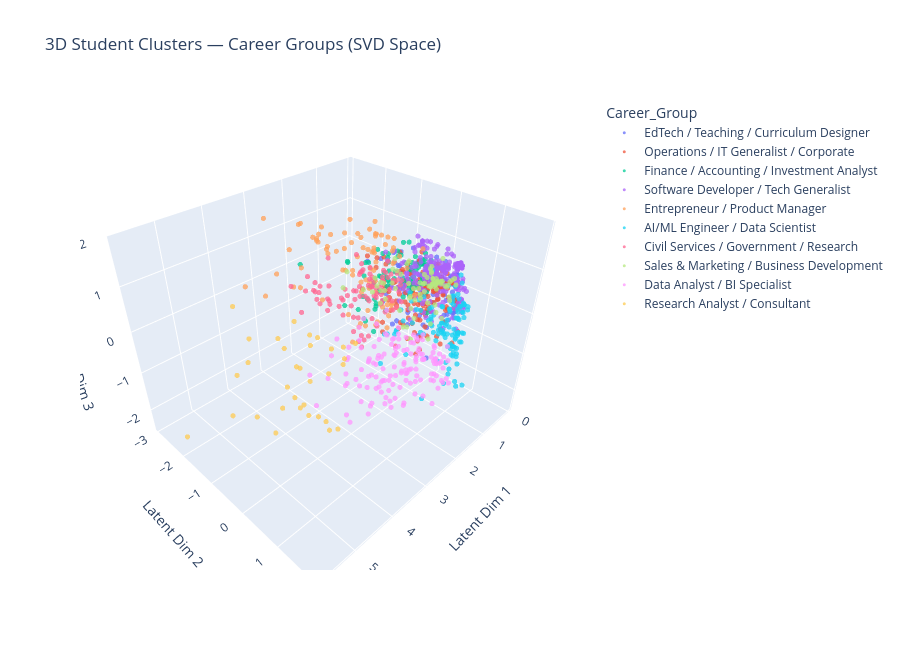

Notebook code for this chart:
### Markdown cell above
## 8. Cluster Visualizations

### Code cell
# ── Reduce to 3D for visualization (re-use SVD components 0-2) ──────────
df['SVD1'] = X_reduced[:, 0]
df['SVD2'] = X_reduced[:, 1]
df['SVD3'] = X_reduced[:, 2]

fig = px.scatter_3d(
    df, x='SVD1', y='SVD2', z='SVD3',
    color='Career_Group',
    title='3D Student Clusters — Career Groups (SVD Space)',
    labels={'SVD1': 'Latent Dim 1', 'SVD2': 'Latent Dim 2', 'SVD3': 'Latent Dim 3'},
    hover_data=['ug_course', 'ug_specialization'],
    height=650
)
fig.update_traces(marker=dict(size=3, opacity=0.75))
fig.show()
